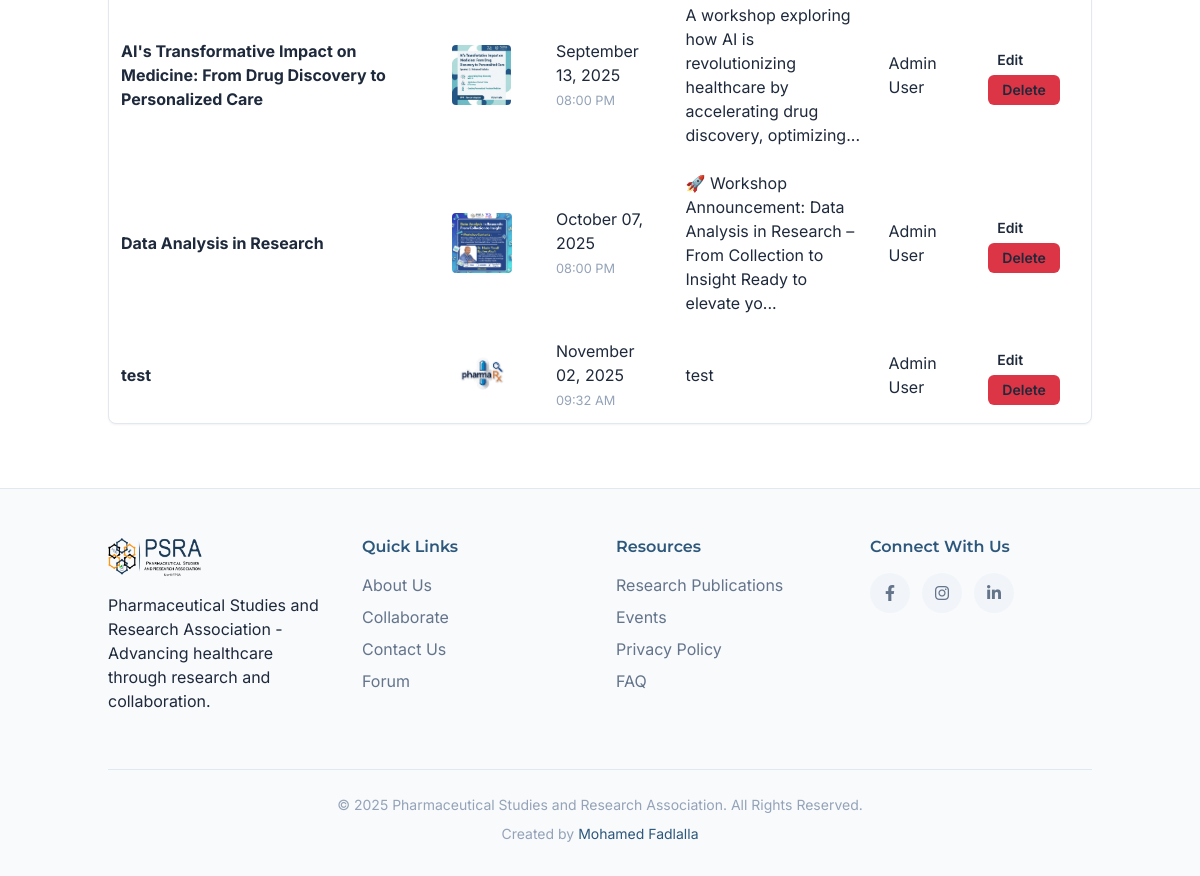
The app's page /admin/events (signed in, lower part), older data.
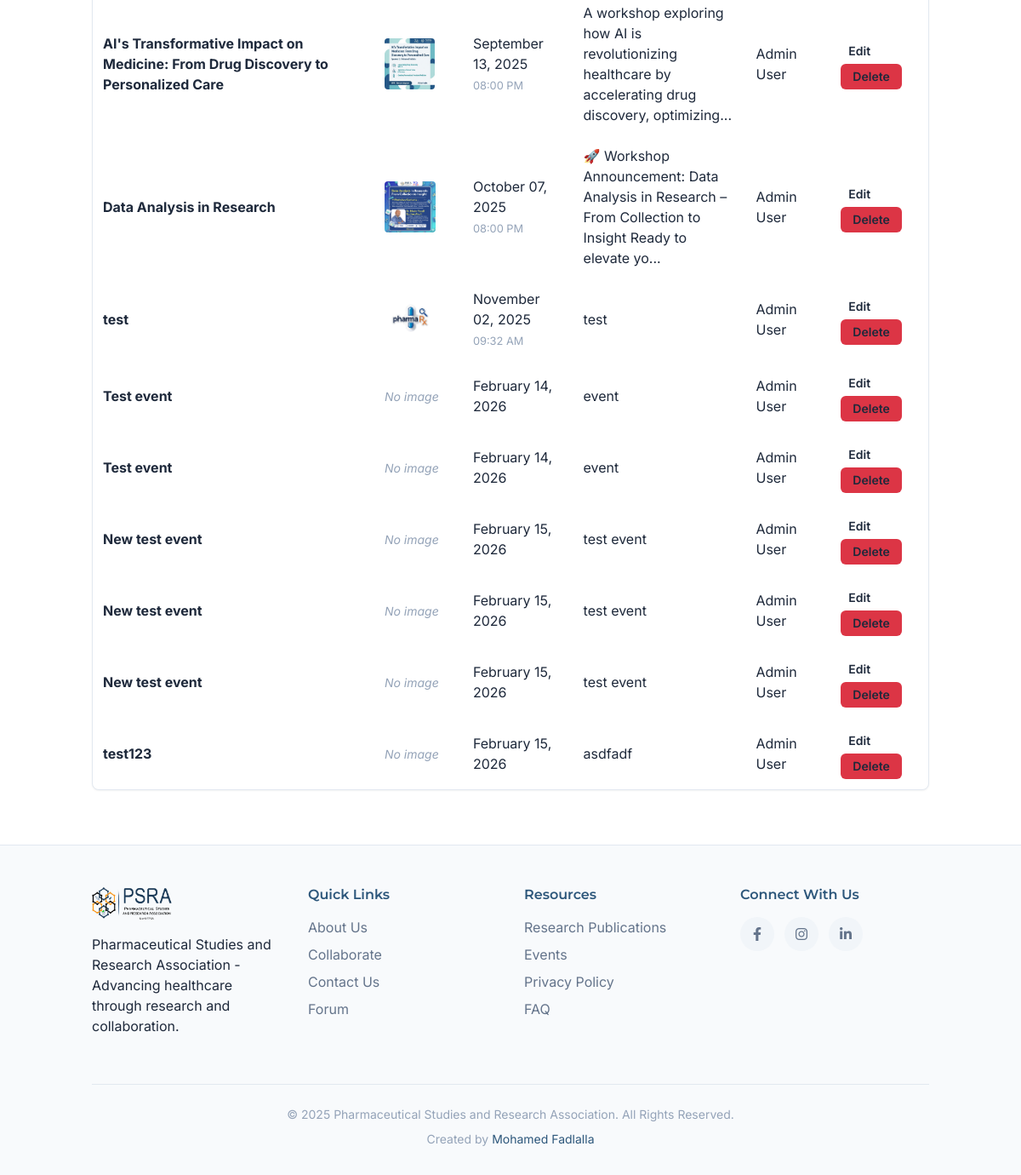
The same page, newer data.
### models.py (models this page shows, shortened)
class Event(db.Model):
    id = db.Column(db.Integer, primary_key=True)
    title = db.Column(db.String(200), nullable=False)
    description = db.Column(db.Text, nullable=True)
    event_date = db.Column(db.Date, nullable=False)
    event_time = db.Column(db.Time, nullable=True)
    image_url = db.Column(db.String(200), default=None)
    presenter = db.Column(db.String(200), nullable=True)
    event_url = db.Column(db.String(500), nullable=True)
    is_archived = db.Column(db.Boolean, default=False)
    created_by = db.Column(db.Integer, db.ForeignKey('user.id'), nullable=False)
    created_at = db.Column(db.DateTime, default=datetime.utcnow)

class User(UserMixin, db.Model):
    id = db.Column(db.Integer, primary_key=True)
    name = db.Column(db.String(100), nullable=False)
    email = db.Column(db.String(120), unique=True, nullable=False)
    password_hash = db.Column(db.String(128), nullable=False)
    batch_number = db.Column(db.Integer, nullable=True)
    phone_number = db.Column(db.String(20), nullable=True)
    whatsapp_number = db.Column(db.String(20), nullable=True)
    is_member = db.Column(db.Boolean, default=False)
    status = db.Column(db.String(20), default='student')  # 'student', 'alumni', 'undergraduate'
    headline = db.Column(db.String(200), nullable=True)
    location = db.Column(db.String(100), nullable=True)
    about = db.Column(db.Text, nullable=True)
    skills = db.Column(db.Text, nullable=True)  # Comma-separated skills
    education = db.Column(db.Text, nullable=True)  # JSON array of education entries
    experience = db.Column(db.Text, nullable=True)  # JSON array of work experience entries
    linkedin_url = db.Column(db.String(200), nullable=True)
    website_url = db.Column(db.String(200), nullable=True)
    cover_photo_url = db.Column(db.String(200), default=None)
    profile_picture_url = db.Column(db.String(200), default=None)
    languages = db.Column(db.Text, nullable=True)  # Comma-separated languages
    certifications = db.Column(db.Text, nullable=True)  # JSON or text for certifications
    projects = db.Column(db.Text, nullable=True)  # JSON or text for projects
    publications = db.Column(db.Text, nullable=True)  # Research publications
    professional_summary = db.Column(db.Text, nullable=True)  # Separate from about
    is_admin = db.Column(db.Boolean, default=False)
    email_notifications_enabled = db.Column(db.Boolean, default=True)
    event_reminders_enabled = db.Column(db.Boolean, default=True)
    new_research_alerts_enabled = db.Column(db.Boolean, default=True)
    created_at = db.Column(db.DateTime, default=datetime.utcnow)
    posts = db.relationship('Post', backref='author', lazy=True)
    comments = db.relationship('Comment', backref='author', lazy=True)
    likes = db.relationship('Like', backref='user', lazy=True)
    events = db.relationship('Event', backref='creator', lazy=True)

### admin/routes.py (the view)
@admin_bp.route('/events')
@login_required
@admin_required
def manage_events():
    events = Event.query.order_by(Event.event_date.asc(), Event.event_time.asc()).all()
    return render_template('admin/events.html', events=events)

### app.py (called while the page is built)
@login_manager.user_loader
def load_user(user_id):
    return User.query.get(int(user_id))

@app.context_processor
def inject_unread_messages():
    if current_user.is_authenticated:
        unread_count = Message.query.filter_by(receiver_id=current_user.id, is_read=False).count()
        return {'unread_message_count': unread_count}
    return {'unread_message_count': 0}

### templates/admin/events.html (shortened to what this page needs)
{% extends "base.html" %}
{% block content %}
<section class="section">
    <div class="container">
        <div class="card">
            {% if events %}
                <div style="overflow-x: auto;">
                    <table style="width: 100%; border-collapse: collapse; margin-top: 20px;">
                        <tbody>
                            {% for event in events %}
                            <tr style="border-bottom: 1px solid var(--border);">
                                <td style="padding: 12px; font-weight: bold;">{{ event.title }}</td>
                                <td style="padding: 12px;">
                                    {% if event.image_url %}
                                    <img src="{{ url_for('static', filename='images/' + event.image_url) }}" alt="Event Image" style="max-width: 80px; max-height: 60px; border-radius: 4px; object-fit: cover;">
                                    {% else %}
                                    <em style="color: var(--text-muted); font-size: 14px;">No image</em>
                                    {% endif %}
                                </td>
                                <td style="padding: 12px;">
                                    {{ event.event_date.strftime('%B %d, %Y') }}
                                    {% if event.event_time %}
                                    <br><small style="color: var(--text-muted);">{{ event.event_time.strftime('%I:%M %p') }}</small>
                                    {% endif %}
                                </td>
                                <td style="padding: 12px;">
                                    <div style="max-width: 300px; word-wrap: break-word;">
                                        {% if event.description %}
                                            {{ event.description[:100] }}{% if event.description|length > 100 %}...{% endif %}
                                        {% else %}
                                            <em style="color: var(--text-muted);">No description</em>
                                        {% endif %}
                                    </div>
                                </td>
                                <td style="padding: 12px;">{{ event.creator.name }}</td>
                                <td style="padding: 12px;">
                                    <a href="{{ url_for('admin.edit_event', event_id=event.id) }}" class="btn" style="padding: 6px 12px; font-size: 14px;">Edit</a>
                                    <form method="POST" action="{{ url_for('admin.delete_event', event_id=event.id) }}" style="display: inline;" onsubmit="return confirm('Are you sure you want to delete this event?')">
                                        <button type="submit" class="btn" style="padding: 6px 12px; font-size: 14px; background-color: #dc3545; margin-left: 5px;">Delete</button>
                                    </form>
                                </td>
                            </tr>
                            {% endfor %}
                        </tbody>
                    </table>
                </div>
            {% else %}
                <div style="text-align: center; padding: 40px;">
                    <p style="font-size: 18px; color: var(--text-muted); margin-bottom: 20px;">No events created yet.</p>
                    <a href="{{ url_for('admin.create_event') }}" class="btn">Create Your First Event</a>
                </div>
            {% endif %}
        </div>
    </div>
</section>
{% endblock %}

Row changes from the older to the newer data that the page shows:
added Event: title "Test event", shows "No image", event_date "February 14, 2026", description "event", creator.name "Admin User"
added Event: title "Test event", shows "No image", event_date "February 14, 2026", description "event", creator.name "Admin User"
added Event: title "New test event", shows "No image", event_date "February 15, 2026", description "test event", creator.name "Admin User"
added Event: title "New test event", shows "No image", event_date "February 15, 2026", description "test event", creator.name "Admin User"
added Event: title "New test event", shows "No image", event_date "February 15, 2026", description "test event", creator.name "Admin User"
added Event: title "test123", shows "No image", event_date "February 15, 2026", description "asdfadf", creator.name "Admin User"
